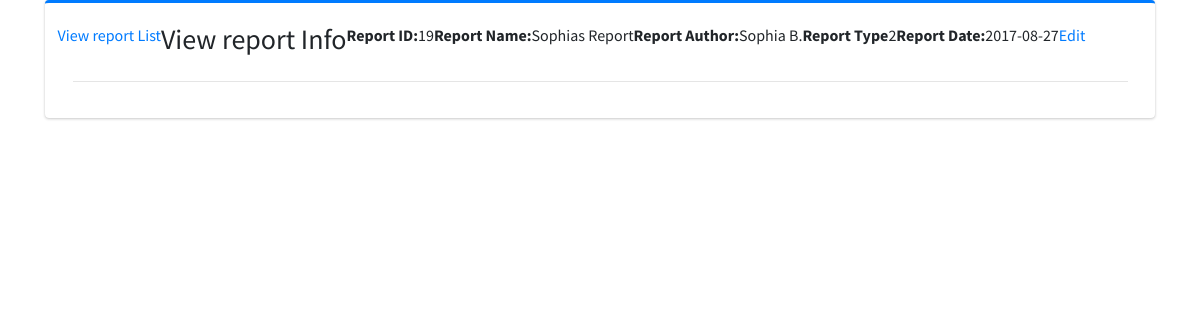
Screenshot of /read-report-info.php?id=19 with the database file from the repository.
### tables this page shows
CREATE TABLE `reports` (
  `rep_id` int(11) NOT NULL,
  `rep_name` varchar(100) NOT NULL,
  `rep_author` varchar(100) NOT NULL,
  `rep_type` varchar(30) NOT NULL,
  `rep_date` varchar(30) NOT NULL
);

### class/report.php (called while the page is built, shortened)
<?php
class Report
{
    private $conn;
    function __construct() {
    $servername = "localhost";
    $dbname = "oms_db";
    $username = "root";
    $password = "";
    $conn = new mysqli($servername, $username, $password, $dbname);
      if ($conn->connect_error) {
        die("Connection failed: " . $conn->connect_error);
       }else{
        $this->conn=$conn;
       }
    }
    public function view_report_by_rep_id($id){
       if(isset($id)){
       $rep_id= mysqli_real_escape_string($this->conn,trim($id));
       $sql="Select * from reports where rep_id='$rep_id'";
       $result=  $this->conn->query($sql);
        return $result->fetch_assoc();
       }
    }
}
?>

### read-report-info.php (the view, shortened to what this page needs)
<?php
 include 'header.php';
 if(isset($_GET['id'])){
  $report_info=$report_obj->view_report_by_rep_id($_GET['id']);
 }else{
  header('Location: index.php');
 }
 ?>
<div class="container " >
 <div class="col-lg-12">
	<div class="card card-outline card-primary">
		<div class="card-body">
<div class="container">
    <div class="row content">
  <div class="row content">
             <a  href="index.php"  class="button button-purple mt-12 pull-right">View report List</a>
 <h3>View report Info</h3>
    <label>Report ID:</label>
   <?php  if(isset($report_info['rep_id'])){echo $report_info['rep_id']; }?>
<br/>
    <label>Report Name:</label>
  <?php  if(isset($report_info['rep_name'])){echo $report_info['rep_name'];} ?>
    <br/>
    <label >Report Author:</label>
      <?php  if(isset($report_info['rep_author'])){echo $report_info['rep_author'];} ?>
    <br/>
  <label >Report Type</label>
   <?php  if(isset($report_info['rep_type'])){echo $report_info['rep_type'];} ?>
  <br/>
    <label >Report Date:</label>
      <?php  if(isset($report_info['rep_date'])){echo $report_info['rep_date'];} ?>
    <br/>
    <a href="<?php echo 'update-report-info.php?id='.$report_info["rep_id"] ?>" class="button button-blue">Edit</a>
  </div>
</div>
<hr/>

### rows the page displays
reports: rep_id "19", rep_name "Sophias Report", rep_author "Sophia B.", rep_type "2", rep_date "2017-08-27"
